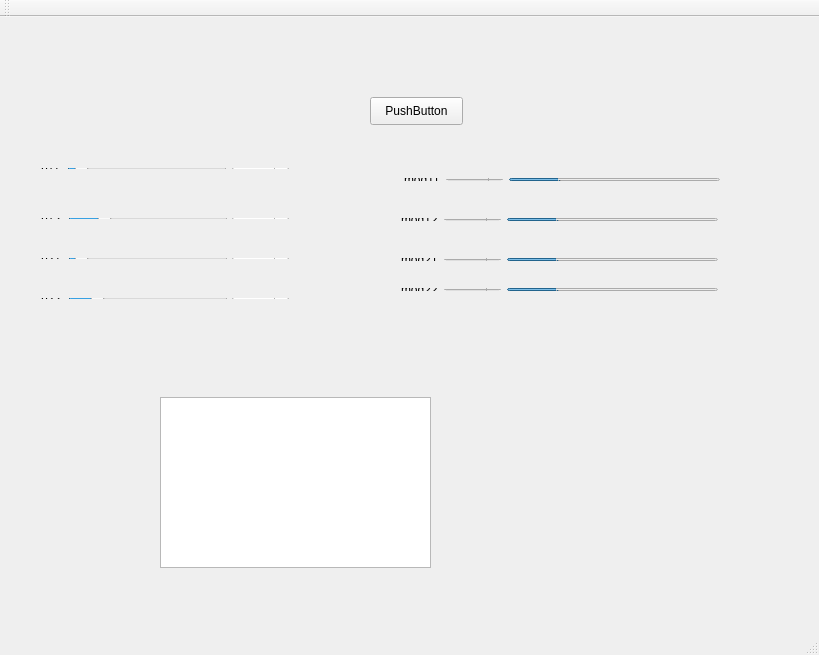
<?xml version="1.0" encoding="UTF-8"?>
<ui version="4.0">
 <class>MainWindow</class>
 <widget class="QMainWindow" name="MainWindow">
  <property name="geometry">
   <rect>
    <x>0</x>
    <y>0</y>
    <width>819</width>
    <height>655</height>
   </rect>
  </property>
  <property name="windowTitle">
   <string>MainWindow</string>
  </property>
  <widget class="QWidget" name="centralWidget">
   <widget class="QWidget" name="layoutWidget">
    <property name="geometry">
     <rect>
      <x>30</x>
      <y>190</y>
      <width>270</width>
      <height>23</height>
     </rect>
    </property>
    <layout class="QHBoxLayout" name="horizontalLayout_2">
     <item>
      <widget class="QLabel" name="labelp11_2">
       <property name="text">
        <string>p12</string>
       </property>
      </widget>
     </item>
     <item>
      <widget class="QSlider" name="sliderp11_2">
       <property name="minimumSize">
        <size>
         <width>160</width>
         <height>0</height>
        </size>
       </property>
       <property name="maximum">
        <number>100</number>
       </property>
       <property name="value">
        <number>20</number>
       </property>
       <property name="orientation">
        <enum>Qt::Horizontal</enum>
       </property>
      </widget>
     </item>
     <item>
      <widget class="QDoubleSpinBox" name="spinp11_2"/>
     </item>
    </layout>
   </widget>
   <widget class="QWidget" name="layoutWidget_2">
    <property name="geometry">
     <rect>
      <x>30</x>
      <y>230</y>
      <width>270</width>
      <height>23</height>
     </rect>
    </property>
    <layout class="QHBoxLayout" name="horizontalLayout_3">
     <item>
      <widget class="QLabel" name="labelp11_3">
       <property name="text">
        <string>p21</string>
       </property>
      </widget>
     </item>
     <item>
      <widget class="QSlider" name="sliderp11_3">
       <property name="minimumSize">
        <size>
         <width>160</width>
         <height>0</height>
        </size>
       </property>
       <property name="maximum">
        <number>100</number>
       </property>
       <property name="value">
        <number>4</number>
       </property>
       <property name="orientation">
        <enum>Qt::Horizontal</enum>
       </property>
      </widget>
     </item>
     <item>
      <widget class="QDoubleSpinBox" name="spinp11_3"/>
     </item>
    </layout>
   </widget>
   <widget class="QWidget" name="layoutWidget_3">
    <property name="geometry">
     <rect>
      <x>30</x>
      <y>270</y>
      <width>270</width>
      <height>23</height>
     </rect>
    </property>
    <layout class="QHBoxLayout" name="horizontalLayout_4">
     <item>
      <widget class="QLabel" name="labelp11_4">
       <property name="text">
        <string>p22</string>
       </property>
      </widget>
     </item>
     <item>
      <widget class="QSlider" name="sliderp11_4">
       <property name="minimumSize">
        <size>
         <width>160</width>
         <height>0</height>
        </size>
       </property>
       <property name="maximum">
        <number>100</number>
       </property>
       <property name="value">
        <number>15</number>
       </property>
       <property name="orientation">
        <enum>Qt::Horizontal</enum>
       </property>
      </widget>
     </item>
     <item>
      <widget class="QDoubleSpinBox" name="spinp11_4"/>
     </item>
    </layout>
   </widget>
   <widget class="QTextEdit" name="textEdit">
    <property name="geometry">
     <rect>
      <x>160</x>
      <y>380</y>
      <width>271</width>
      <height>171</height>
     </rect>
    </property>
   </widget>
   <widget class="QPushButton" name="pushButton">
    <property name="geometry">
     <rect>
      <x>370</x>
      <y>80</y>
      <width>93</width>
      <height>28</height>
     </rect>
    </property>
    <property name="text">
     <string>PushButton</string>
    </property>
   </widget>
   <widget class="QWidget" name="">
    <property name="geometry">
     <rect>
      <x>30</x>
      <y>140</y>
      <width>270</width>
      <height>23</height>
     </rect>
    </property>
    <layout class="QHBoxLayout" name="horizontalLayout">
     <item>
      <widget class="QLabel" name="labelp11">
       <property name="text">
        <string>p11</string>
       </property>
      </widget>
     </item>
     <item>
      <widget class="QSlider" name="sliderp11">
       <property name="minimumSize">
        <size>
         <width>160</width>
         <height>0</height>
        </size>
       </property>
       <property name="maximum">
        <number>100</number>
       </property>
       <property name="value">
        <number>5</number>
       </property>
       <property name="orientation">
        <enum>Qt::Horizontal</enum>
       </property>
      </widget>
     </item>
     <item>
      <widget class="QDoubleSpinBox" name="spinp11"/>
     </item>
    </layout>
   </widget>
   <widget class="QWidget" name="">
    <property name="geometry">
     <rect>
      <x>393</x>
      <y>150</y>
      <width>337</width>
      <height>25</height>
     </rect>
    </property>
    <layout class="QHBoxLayout" name="horizontalLayout_5">
     <item>
      <widget class="QLabel" name="labelp11_5">
       <property name="text">
        <string>mod11</string>
       </property>
      </widget>
     </item>
     <item>
      <widget class="QDoubleSpinBox" name="mod"/>
     </item>
     <item>
      <widget class="QProgressBar" name="pmod">
       <property name="minimumSize">
        <size>
         <width>211</width>
         <height>0</height>
        </size>
       </property>
       <property name="value">
        <number>24</number>
       </property>
       <property name="textVisible">
        <bool>false</bool>
       </property>
      </widget>
     </item>
    </layout>
   </widget>
   <widget class="QWidget" name="">
    <property name="geometry">
     <rect>
      <x>390</x>
      <y>190</y>
      <width>337</width>
      <height>25</height>
     </rect>
    </property>
    <layout class="QHBoxLayout" name="horizontalLayout_6">
     <item>
      <widget class="QLabel" name="labelp11_6">
       <property name="text">
        <string>mod12</string>
       </property>
      </widget>
     </item>
     <item>
      <widget class="QDoubleSpinBox" name="mod_2"/>
     </item>
     <item>
      <widget class="QProgressBar" name="pmod_2">
       <property name="minimumSize">
        <size>
         <width>211</width>
         <height>0</height>
        </size>
       </property>
       <property name="value">
        <number>24</number>
       </property>
       <property name="textVisible">
        <bool>false</bool>
       </property>
      </widget>
     </item>
    </layout>
   </widget>
   <widget class="QWidget" name="">
    <property name="geometry">
     <rect>
      <x>390</x>
      <y>230</y>
      <width>337</width>
      <height>25</height>
     </rect>
    </property>
    <layout class="QHBoxLayout" name="horizontalLayout_7">
     <item>
      <widget class="QLabel" name="labelp11_7">
       <property name="text">
        <string>mod21</string>
       </property>
      </widget>
     </item>
     <item>
      <widget class="QDoubleSpinBox" name="mod_3"/>
     </item>
     <item>
      <widget class="QProgressBar" name="pmod_3">
       <property name="minimumSize">
        <size>
         <width>211</width>
         <height>0</height>
        </size>
       </property>
       <property name="value">
        <number>24</number>
       </property>
       <property name="textVisible">
        <bool>false</bool>
       </property>
      </widget>
     </item>
    </layout>
   </widget>
   <widget class="QWidget" name="">
    <property name="geometry">
     <rect>
      <x>390</x>
      <y>260</y>
      <width>337</width>
      <height>25</height>
     </rect>
    </property>
    <layout class="QHBoxLayout" name="horizontalLayout_8">
     <item>
      <widget class="QLabel" name="labelp11_8">
       <property name="text">
        <string>mod22</string>
       </property>
      </widget>
     </item>
     <item>
      <widget class="QDoubleSpinBox" name="mod_4"/>
     </item>
     <item>
      <widget class="QProgressBar" name="pmod_4">
       <property name="minimumSize">
        <size>
         <width>211</width>
         <height>0</height>
        </size>
       </property>
       <property name="value">
        <number>24</number>
       </property>
       <property name="textVisible">
        <bool>false</bool>
       </property>
      </widget>
     </item>
    </layout>
   </widget>
  </widget>
  <widget class="QMenuBar" name="menuBar">
   <property name="geometry">
    <rect>
     <x>0</x>
     <y>0</y>
     <width>819</width>
     <height>26</height>
    </rect>
   </property>
  </widget>
  <widget class="QToolBar" name="mainToolBar">
   <attribute name="toolBarArea">
    <enum>TopToolBarArea</enum>
   </attribute>
   <attribute name="toolBarBreak">
    <bool>false</bool>
   </attribute>
  </widget>
  <widget class="QStatusBar" name="statusBar"/>
 </widget>
 <layoutdefault spacing="6" margin="11"/>
 <resources/>
 <connections/>
</ui>
